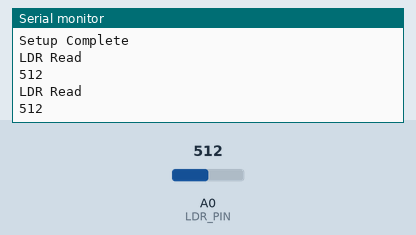
Simulated run of this sketch. Board: Arduino Uno, built with avr-gcc and run on an emulated ATmega328P. Parts: the last lines printed to the serial monitor. The inputs (shaded band) are chosen by the test bench; at power-on: A0 (LDR_PIN) = 512.

Above: at 2.8 s.
2.9 s: A0 (LDR_PIN) set to 716
At 5.2 s:
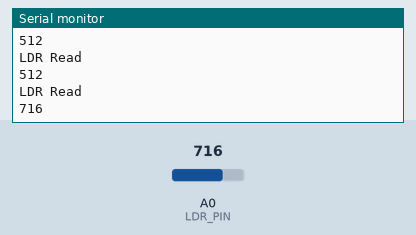
5.6 s: A0 (LDR_PIN) set to 900
At 6.9 s:
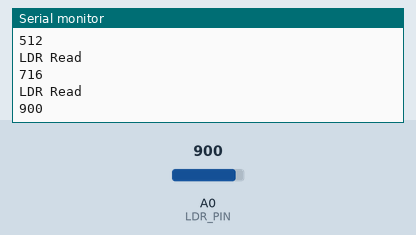
Timing chart, 0 to 8.6 s (numbered marks = the images above; inputs shaded):
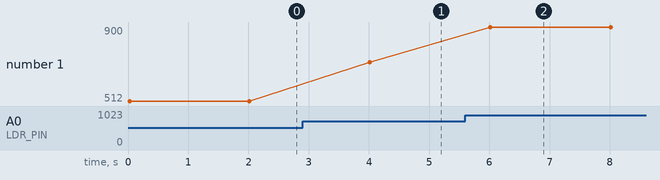

Measured:
- after the input at 2.9 s, the serial monitor: prints a new line after 1.1 s (image 1)
- after the input at 5.6 s, the serial monitor: prints a new line after 0.41 s (image 2)
- plotted number 1: 512 → 716 after the input at 2.9 s, 716 → 900 after the input at 5.6 s

The sketch:

ldr-test.ino
```cpp
// LDR Test
// Board Arduino Uno

int LDR_PIN = A0;

void setup() {
  // put your setup code here, to run once:
  Serial.begin(9600);
  Serial.println("Setup Complete");
}

void loop() {
  // put your main code here, to run repeatedly:
  Serial.println("LDR Read");
  Serial.println(analogRead(LDR_PIN));
  delay(2000);
}
```
